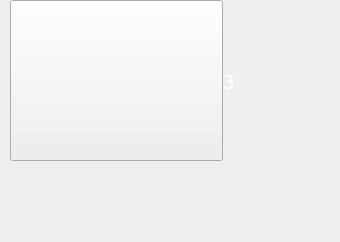
<?xml version="1.0" encoding="UTF-8"?>
<ui version="4.0">
 <class>Form</class>
 <widget class="QWidget" name="Form">
  <property name="geometry">
   <rect>
    <x>0</x>
    <y>0</y>
    <width>340</width>
    <height>242</height>
   </rect>
  </property>
  <property name="sizePolicy">
   <sizepolicy hsizetype="Preferred" vsizetype="Preferred">
    <horstretch>0</horstretch>
    <verstretch>0</verstretch>
   </sizepolicy>
  </property>
  <property name="minimumSize">
   <size>
    <width>0</width>
    <height>0</height>
   </size>
  </property>
  <property name="maximumSize">
   <size>
    <width>9999999</width>
    <height>16777215</height>
   </size>
  </property>
  <property name="windowTitle">
   <string>Form</string>
  </property>
  <property name="styleSheet">
   <string notr="true"/>
  </property>
  <layout class="QHBoxLayout" name="horizontalLayout_3">
   <property name="spacing">
    <number>0</number>
   </property>
   <property name="leftMargin">
    <number>0</number>
   </property>
   <property name="topMargin">
    <number>0</number>
   </property>
   <property name="rightMargin">
    <number>0</number>
   </property>
   <property name="bottomMargin">
    <number>0</number>
   </property>
   <item>
    <widget class="QWidget" name="widget" native="true">
     <property name="sizePolicy">
      <sizepolicy hsizetype="Preferred" vsizetype="Preferred">
       <horstretch>0</horstretch>
       <verstretch>0</verstretch>
      </sizepolicy>
     </property>
     <property name="minimumSize">
      <size>
       <width>0</width>
       <height>0</height>
      </size>
     </property>
     <property name="font">
      <font>
       <family>Pretendard Medium</family>
       <pointsize>5</pointsize>
      </font>
     </property>
     <property name="styleSheet">
      <string notr="true">#widget{
	border-image: url(:/newPrefix/빈 농장 칸 .png);
}</string>
     </property>
     <layout class="QVBoxLayout" name="verticalLayout_3" stretch="2,1">
      <property name="spacing">
       <number>0</number>
      </property>
      <property name="leftMargin">
       <number>0</number>
      </property>
      <property name="topMargin">
       <number>0</number>
      </property>
      <property name="rightMargin">
       <number>0</number>
      </property>
      <property name="bottomMargin">
       <number>0</number>
      </property>
      <item>
       <widget class="QWidget" name="widget_5" native="true">
        <property name="sizePolicy">
         <sizepolicy hsizetype="Preferred" vsizetype="Preferred">
          <horstretch>0</horstretch>
          <verstretch>0</verstretch>
         </sizepolicy>
        </property>
        <property name="minimumSize">
         <size>
          <width>0</width>
          <height>0</height>
         </size>
        </property>
        <property name="maximumSize">
         <size>
          <width>16777215</width>
          <height>16777215</height>
         </size>
        </property>
        <property name="font">
         <font>
          <family>Pretendard Medium</family>
          <pointsize>15</pointsize>
         </font>
        </property>
        <layout class="QHBoxLayout" name="horizontalLayout" stretch="2,1">
         <property name="spacing">
          <number>0</number>
         </property>
         <property name="leftMargin">
          <number>10</number>
         </property>
         <property name="topMargin">
          <number>0</number>
         </property>
         <property name="rightMargin">
          <number>10</number>
         </property>
         <property name="bottomMargin">
          <number>0</number>
         </property>
         <item>
          <widget class="QPushButton" name="btn_unit">
           <property name="sizePolicy">
            <sizepolicy hsizetype="Preferred" vsizetype="Preferred">
             <horstretch>0</horstretch>
             <verstretch>0</verstretch>
            </sizepolicy>
           </property>
           <property name="minimumSize">
            <size>
             <width>1</width>
             <height>1</height>
            </size>
           </property>
           <property name="font">
            <font>
             <family>Pretendard Medium</family>
             <pointsize>5</pointsize>
            </font>
           </property>
           <property name="styleSheet">
            <string notr="true">#btn_unit{border-image : url(:/newPrefix/images/pig.png);}</string>
           </property>
           <property name="text">
            <string/>
           </property>
           <property name="checkable">
            <bool>false</bool>
           </property>
           <property name="autoRepeatDelay">
            <number>0</number>
           </property>
           <property name="autoRepeatInterval">
            <number>0</number>
           </property>
          </widget>
         </item>
         <item>
          <widget class="QLabel" name="count">
           <property name="font">
            <font>
             <family>Pretendard Medium</family>
             <pointsize>15</pointsize>
            </font>
           </property>
           <property name="styleSheet">
            <string notr="true">color: rgb(255, 255, 255);</string>
           </property>
           <property name="text">
            <string>3</string>
           </property>
          </widget>
         </item>
        </layout>
       </widget>
      </item>
      <item>
       <widget class="QWidget" name="widget_3" native="true">
        <property name="sizePolicy">
         <sizepolicy hsizetype="Preferred" vsizetype="Preferred">
          <horstretch>0</horstretch>
          <verstretch>0</verstretch>
         </sizepolicy>
        </property>
        <property name="minimumSize">
         <size>
          <width>0</width>
          <height>10</height>
         </size>
        </property>
        <property name="maximumSize">
         <size>
          <width>16777215</width>
          <height>16777215</height>
         </size>
        </property>
        <property name="font">
         <font>
          <family>Pretendard Medium</family>
          <pointsize>5</pointsize>
         </font>
        </property>
        <layout class="QHBoxLayout" name="horizontalLayout_2" stretch="2,1">
         <property name="spacing">
          <number>0</number>
         </property>
         <property name="leftMargin">
          <number>0</number>
         </property>
         <property name="topMargin">
          <number>0</number>
         </property>
         <property name="rightMargin">
          <number>0</number>
         </property>
         <property name="bottomMargin">
          <number>0</number>
         </property>
         <item>
          <spacer name="verticalSpacer_3">
           <property name="sizePolicy">
            <sizepolicy hsizetype="Preferred" vsizetype="Minimum">
             <horstretch>0</horstretch>
             <verstretch>0</verstretch>
            </sizepolicy>
           </property>
           <property name="minimumSize">
            <size>
             <width>0</width>
             <height>0</height>
            </size>
           </property>
           <property name="font">
            <font>
             <family>Pretendard Medium</family>
             <pointsize>5</pointsize>
            </font>
           </property>
           <property name="orientation">
            <enum>Qt::Horizontal</enum>
           </property>
           <property name="sizeType">
            <enum>QSizePolicy::Preferred</enum>
           </property>
           <property name="sizeHint" stdset="0">
            <size>
             <width>0</width>
             <height>0</height>
            </size>
           </property>
          </spacer>
         </item>
         <item>
          <widget class="QPushButton" name="btn_barn">
           <property name="sizePolicy">
            <sizepolicy hsizetype="Preferred" vsizetype="Preferred">
             <horstretch>0</horstretch>
             <verstretch>0</verstretch>
            </sizepolicy>
           </property>
           <property name="minimumSize">
            <size>
             <width>10</width>
             <height>1</height>
            </size>
           </property>
           <property name="sizeIncrement">
            <size>
             <width>2</width>
             <height>1</height>
            </size>
           </property>
           <property name="font">
            <font>
             <family>Pretendard Medium</family>
             <pointsize>5</pointsize>
            </font>
           </property>
           <property name="styleSheet">
            <string notr="true">
QPushButton#btn_barn {border: none;}QPushButton#btn_barn:checked {border-image :url(:/newPrefix/images/barn_2.png);}</string>
           </property>
           <property name="text">
            <string/>
           </property>
           <property name="checkable">
            <bool>false</bool>
           </property>
           <property name="checked">
            <bool>false</bool>
           </property>
           <property name="autoRepeatDelay">
            <number>0</number>
           </property>
           <property name="autoRepeatInterval">
            <number>0</number>
           </property>
          </widget>
         </item>
        </layout>
       </widget>
      </item>
     </layout>
    </widget>
   </item>
  </layout>
 </widget>
 <resources>
  <include location="../../MyQRC.qrc"/>
 </resources>
 <connections/>
</ui>
